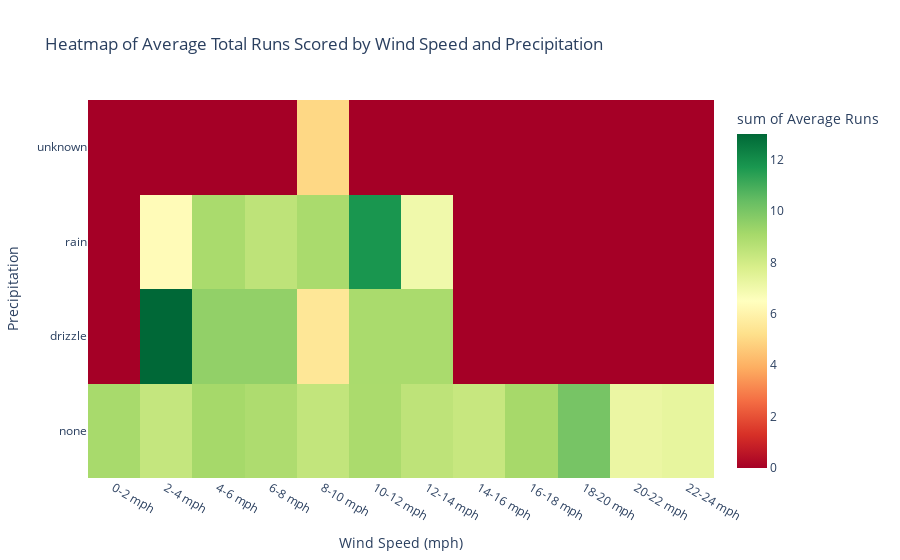

Source (notebook cell):
### Markdown cell above
Now all that is left is to create the heatmap

### Code cell
# Calculating average total runs for each wind-precipitation combination
heatmap_data = weather_relevant.groupby(['wind_bin', 'precip'])['total runs'].mean().reset_index()
heatmap_data.columns = ['Wind Speed (mph)', 'Precipitation', 'Average Runs']

# Creating an order for the precipitation that is most logical
precip_order = ['unknown', 'rain', 'drizzle', 'none']

# Creating the interactive heatmap
fig = px.density_heatmap(
    heatmap_data, 
    x='Wind Speed (mph)', 
    y='Precipitation', 
    z='Average Runs', 
    color_continuous_scale='RdYlGn',
    title='Heatmap of Average Total Runs Scored by Wind Speed and Precipitation',
    category_orders={"Precipitation": precip_order}
)

fig.show()

### Figure 1 — Plotly figure (JSON) as saved in the notebook; plotly's stock layout.template omitted (floating-point values rounded to 4 significant figures)
{"data": [{"coloraxis": "coloraxis", "histfunc": "sum", "hovertemplate": "Wind Speed (mph)=%{x}<br>Precipitation=%{y}<br>sum of Average Runs=%{z}<extra></extra>", "name": "", "type": "histogram2d", "x": ["0-2 mph", "0-2 mph", "0-2 mph", "0-2 mph", "2-4 mph", "2-4 mph", "2-4 mph", "2-4 mph", "4-6 mph", "4-6 mph", "4-6 mph", "4-6 mph", "6-8 mph", "6-8 mph", "6-8 mph", "6-8 mph", "8-10 mph", "8-10 mph", "8-10 mph", "8-10 mph", "10-12 mph", "10-12 mph", "10-12 mph", "10-12 mph", "12-14 mph", "12-14 mph", "12-14 mph", "12-14 mph", "14-16 mph", "14-16 mph", "14-16 mph", "14-16 mph", "16-18 mph", "16-18 mph", "16-18 mph", "16-18 mph", "18-20 mph", "18-20 mph", "18-20 mph", "18-20 mph", "20-22 mph", "20-22 mph", "20-22 mph", "20-22 mph", "22-24 mph", "22-24 mph", "22-24 mph", "22-24 mph"], "xaxis": "x", "xbingroup": "x", "y": ["drizzle", "none", "rain", "unknown", "drizzle", "none", "rain", "unknown", "drizzle", "none", "rain", "unknown", "drizzle", "none", "rain", "unknown", "drizzle", "none", "rain", "unknown", "drizzle", "none", "rain", "unknown", "drizzle", "none", "rain", "unknown", "drizzle", "none", "rain", "unknown", "drizzle", "none", "rain", "unknown", "drizzle", "none", "rain", "unknown", "drizzle", "none", "rain", "unknown", "drizzle", "none", "rain", "unknown"], "yaxis": "y", "ybingroup": "y", "z": [NaN, 9.039, NaN, NaN, 13.0, 8.326, 6.333, NaN, 9.5, 9.09, 9.0, NaN, 9.5, 8.898, 8.5, NaN, 5.5, 8.396, 9.0, 5.0, 9.0, 8.977, 11.75, NaN, 9.0, 8.493, 7.0, NaN, NaN, 8.255, NaN, NaN, NaN, 9.085, NaN, NaN, NaN, 10.05, NaN, NaN, NaN, 7.2, NaN, NaN, NaN, 7.333, NaN, NaN]}], "layout": {"autosize": true, "coloraxis": {"colorbar": {"title": {"text": "sum of Average Runs"}}, "colorscale": [[0, "rgb(165,0,38)"], [0.1, "rgb(215,48,39)"], [0.2, "rgb(244,109,67)"], [0.3, "rgb(253,174,97)"], [0.4, "rgb(254,224,139)"], [0.5, "rgb(255,255,191)"], [0.6, "rgb(217,239,139)"], [0.7, "rgb(166,217,106)"], [0.8, "rgb(102,189,99)"], [0.9, "rgb(26,152,80)"], [1, "rgb(0,104,55)"]]}, "legend": {"tracegroupgap": 0}, "title": {"text": "Heatmap of Average Total Runs Scored by Wind Speed and Precipitation"}, "xaxis": {"anchor": "y", "autorange": true, "domain": [0, 1], "range": [-0.5, 11.5], "title": {"text": "Wind Speed (mph)"}, "type": "category"}, "yaxis": {"anchor": "x", "autorange": true, "categoryarray": ["none", "drizzle", "rain", "unknown"], "categoryorder": "array", "domain": [0, 1], "range": [-0.5, 3.5], "title": {"text": "Precipitation"}, "type": "category"}}}
